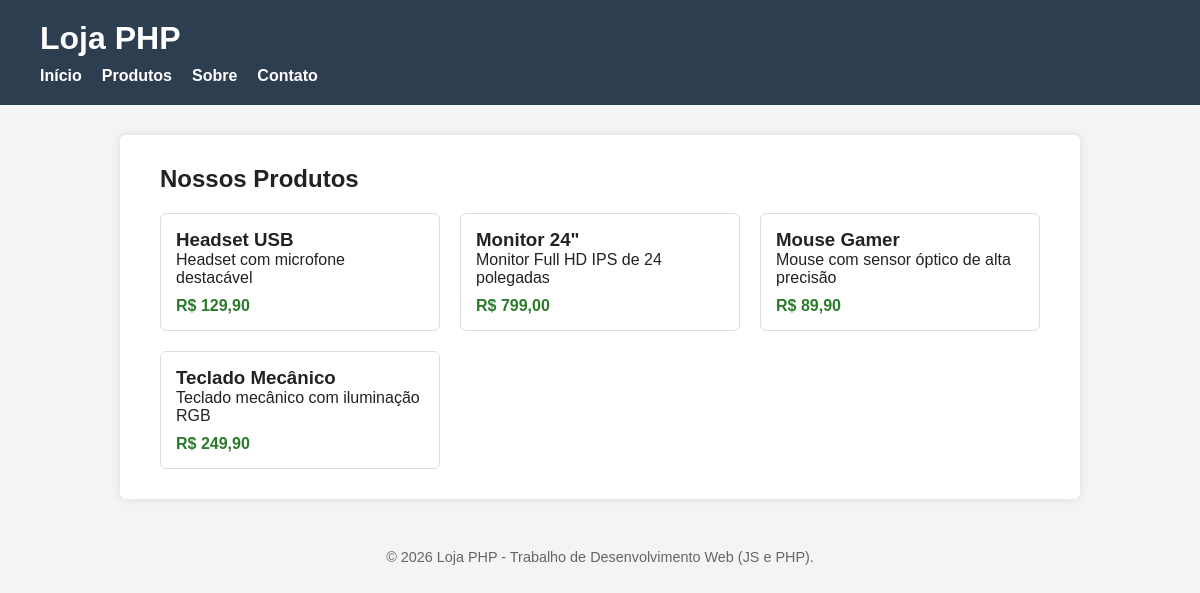
/produtos, run on the app's committed database.
### tables this page shows
CREATE TABLE IF NOT EXISTS produtos (
    id INT AUTO_INCREMENT PRIMARY KEY,
    nome VARCHAR(100) NOT NULL,
    descricao VARCHAR(255),
    preco DECIMAL(10,2) NOT NULL
);

### pages/produtos.php (the view, shortened to what this page needs)
<?php
require_once __DIR__ . "/../config/db.php";
$sql = "SELECT id, nome, descricao, preco FROM produtos ORDER BY nome";
$stmt = $pdo->query($sql);
$produtos = $stmt->fetchAll();
?>
<h2>Nossos Produtos</h2>
<?php if (count($produtos) === 0): ?>
    <p>Nenhum produto cadastrado no momento.</p>
<?php else: ?>
    <div class="lista-produtos">
        <?php foreach ($produtos as $produto): ?>
            <div class="card-produto">
                <h3><?php echo htmlspecialchars($produto['nome']); ?></h3>
                <p><?php echo htmlspecialchars($produto['descricao']); ?></p>
                <p class="preco">
                    R$ <?php echo number_format($produto['preco'], 2, ',', '.'); ?>
                </p>
            </div>
        <?php endforeach; ?>
    </div>
<?php endif; ?>

### includes/header.php (shortened to what this page needs)
<!DOCTYPE html>
<html lang="pt-br">
<head>
    <link rel="stylesheet" href="css/style.css">
</head>
<body>
<header class="cabecalho">
    <h1>Loja PHP</h1>
    <?php include __DIR__ . "/menu.php"; ?>
</header>
<main class="conteudo">

### includes/menu.php
<nav class="menu">
    <ul>
        <li><a href="index.php">Início</a></li>
        <li><a href="produtos">Produtos</a></li>
        <li><a href="sobre">Sobre</a></li>
        <li><a href="contato">Contato</a></li>
    </ul>
</nav>

### index.php (shortened to what this page needs)
<?php
$pagina = isset($_GET['pagina']) ? $_GET['pagina'] : 'home';
$arquivo_pagina = __DIR__ . "/pages/{$pagina}.php";
include __DIR__ . "/includes/header.php";
if (file_exists($arquivo_pagina)) {
    include $arquivo_pagina;
} else {
    echo "<h2>Página não encontrada</h2>";
    echo "<p>O conteúdo solicitado não existe.</p>";
}
include __DIR__ . "/includes/footer.php";

### includes/footer.php
</main>
<footer class="rodape">
    <p>&copy; <?php echo date("Y"); ?> Loja PHP - Trabalho de Desenvolvimento Web (JS e PHP).</p>
</footer>
</body>
</html>

### css/style.css (style rules this page uses)
* { box-sizing: border-box; margin: 0; padding: 0; }
body { font-family: Arial, Helvetica, sans-serif; background-color: #f4f4f4; color: #222; }
.cabecalho { background-color: #2c3e50; color: #fff; padding: 20px 40px; }
.cabecalho h1 { margin-bottom: 10px; }
.menu ul { list-style: none; display: flex; gap: 20px; }
.menu a { color: #fff; text-decoration: none; font-weight: bold; }
.conteudo { max-width: 960px; margin: 30px auto; background: #fff; padding: 30px 40px; border-radius: 6px; box-shadow: 0 0 8px rgba(0, 0, 0, 0.1); }
.lista-produtos { display: grid; grid-template-columns: repeat(auto-fill, minmax(220px, 1fr)); gap: 20px; margin-top: 20px; }
.card-produto { border: 1px solid #ddd; border-radius: 6px; padding: 15px; }
.preco { font-weight: bold; color: #2c7a2c; margin-top: 10px; }
.rodape { text-align: center; padding: 20px; color: #666; font-size: 0.9em; }

### data on the page
produtos: nome "Headset USB", descricao "Headset com microfone destacável", preco "129,90"
produtos: nome "Monitor 24\"", descricao "Monitor Full HD IPS de 24 polegadas", preco "799,00"
produtos: nome "Mouse Gamer", descricao "Mouse com sensor óptico de alta precisão", preco "89,90"
produtos: nome "Teclado Mecânico", descricao "Teclado mecânico com iluminação RGB", preco "249,90"
